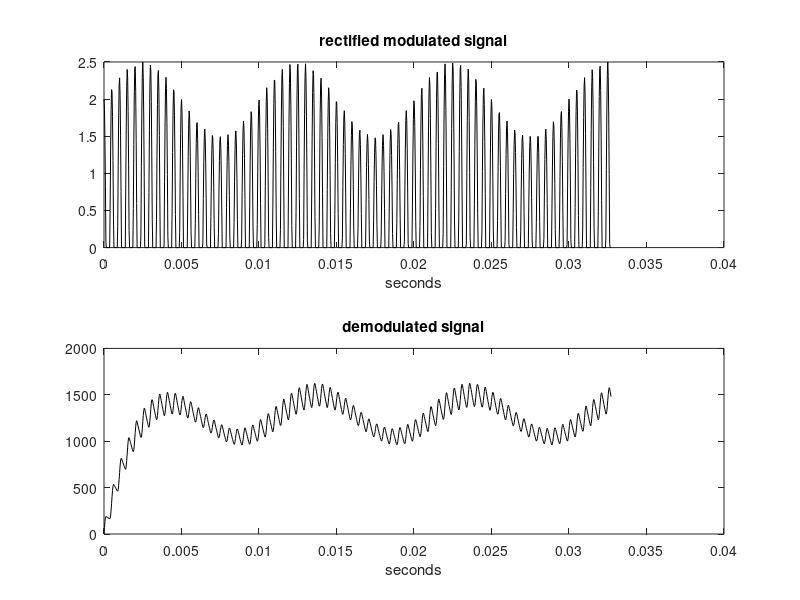

The MATLAB source for this figure:
%Giai dieu che
%fa = 100Hz, fc = 2000Hz, fs = 16*2048, A = 2+(MD*a), MD = 0.5
%Tao t/h dieu che
fa = 100; wa = 2*pi*fa;
fc = 2000; wc = 2*pi*fc;
fs = 16*2048;
tiv = 1/fs;
t = 0:tiv:(0.032768-tiv);
MD = 0.5;
A = 2 + (MD*sin(wa*t));
y = A.*(cos(wc*t));
a = sin(wa*t);
%Doan duoi nay giai dieu che
N = length(t); d1 = zeros(1,N);
for tt = 1:N
    if y(tt) < 0
        d1(tt) = 0;
    else
        d1(tt) = y(tt);
    end
end

%Loc RC
R = 2000; C = 8e-7;
fil = tf( R , [R*C 1]);
d2 = lsim(fil,d1,t);
subplot(2,1,1);
plot(t,d1,'k');
xlabel('seconds');
title('rectified modulated signal');
subplot(2,1,2);
plot(t,d2,'k');
xlabel('seconds'); title('demodulated signal');
